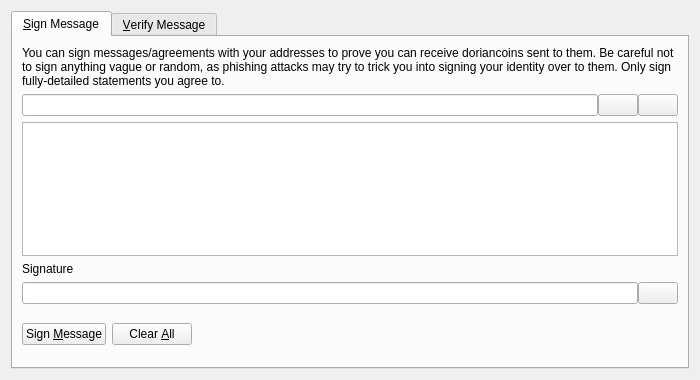
<?xml version="1.0" encoding="UTF-8"?>
<ui version="4.0">
 <class>SignVerifyMessageDialog</class>
 <widget class="QDialog" name="SignVerifyMessageDialog">
  <property name="geometry">
   <rect>
    <x>0</x>
    <y>0</y>
    <width>700</width>
    <height>380</height>
   </rect>
  </property>
  <property name="windowTitle">
   <string>Signatures - Sign / Verify a Message</string>
  </property>
  <property name="modal">
   <bool>true</bool>
  </property>
  <layout class="QVBoxLayout" name="verticalLayout">
   <item>
    <widget class="QTabWidget" name="tabWidget">
     <property name="currentIndex">
      <number>0</number>
     </property>
     <widget class="QWidget" name="tabSignMessage">
      <attribute name="title">
       <string>&amp;Sign Message</string>
      </attribute>
      <layout class="QVBoxLayout" name="verticalLayout_SM">
       <item>
        <widget class="QLabel" name="infoLabel_SM">
         <property name="text">
          <string>You can sign messages/agreements with your addresses to prove you can receive doriancoins sent to them. Be careful not to sign anything vague or random, as phishing attacks may try to trick you into signing your identity over to them. Only sign fully-detailed statements you agree to.</string>
         </property>
         <property name="textFormat">
          <enum>Qt::PlainText</enum>
         </property>
         <property name="wordWrap">
          <bool>true</bool>
         </property>
        </widget>
       </item>
       <item>
        <layout class="QHBoxLayout" name="horizontalLayout_1_SM">
         <property name="spacing">
          <number>0</number>
         </property>
         <item>
          <widget class="QValidatedLineEdit" name="addressIn_SM">
           <property name="toolTip">
            <string>The Doriancoin address to sign the message with</string>
           </property>
          </widget>
         </item>
         <item>
          <widget class="QPushButton" name="addressBookButton_SM">
           <property name="toolTip">
            <string>Choose previously used address</string>
           </property>
           <property name="text">
            <string/>
           </property>
           <property name="icon">
            <iconset resource="../bitcoin.qrc">
             <normaloff>:/icons/address-book</normaloff>:/icons/address-book</iconset>
           </property>
           <property name="shortcut">
            <string>Alt+A</string>
           </property>
           <property name="autoDefault">
            <bool>false</bool>
           </property>
          </widget>
         </item>
         <item>
          <widget class="QPushButton" name="pasteButton_SM">
           <property name="toolTip">
            <string>Paste address from clipboard</string>
           </property>
           <property name="text">
            <string/>
           </property>
           <property name="icon">
            <iconset resource="../bitcoin.qrc">
             <normaloff>:/icons/editpaste</normaloff>:/icons/editpaste</iconset>
           </property>
           <property name="shortcut">
            <string>Alt+P</string>
           </property>
           <property name="autoDefault">
            <bool>false</bool>
           </property>
          </widget>
         </item>
        </layout>
       </item>
       <item>
        <widget class="QPlainTextEdit" name="messageIn_SM">
         <property name="toolTip">
          <string>Enter the message you want to sign here</string>
         </property>
        </widget>
       </item>
       <item>
        <widget class="QLabel" name="signatureLabel_SM">
         <property name="text">
          <string>Signature</string>
         </property>
         <property name="textFormat">
          <enum>Qt::PlainText</enum>
         </property>
        </widget>
       </item>
       <item>
        <layout class="QHBoxLayout" name="horizontalLayout_2_SM">
         <property name="spacing">
          <number>0</number>
         </property>
         <item>
          <widget class="QLineEdit" name="signatureOut_SM">
           <property name="font">
            <font>
             <italic>true</italic>
            </font>
           </property>
           <property name="readOnly">
            <bool>true</bool>
           </property>
          </widget>
         </item>
         <item>
          <widget class="QPushButton" name="copySignatureButton_SM">
           <property name="toolTip">
            <string>Copy the current signature to the system clipboard</string>
           </property>
           <property name="text">
            <string/>
           </property>
           <property name="icon">
            <iconset resource="../bitcoin.qrc">
             <normaloff>:/icons/editcopy</normaloff>:/icons/editcopy</iconset>
           </property>
           <property name="autoDefault">
            <bool>false</bool>
           </property>
          </widget>
         </item>
        </layout>
       </item>
       <item>
        <layout class="QHBoxLayout" name="horizontalLayout_3_SM">
         <item>
          <widget class="QPushButton" name="signMessageButton_SM">
           <property name="toolTip">
            <string>Sign the message to prove you own this Doriancoin address</string>
           </property>
           <property name="text">
            <string>Sign &amp;Message</string>
           </property>
           <property name="icon">
            <iconset resource="../bitcoin.qrc">
             <normaloff>:/icons/edit</normaloff>:/icons/edit</iconset>
           </property>
           <property name="autoDefault">
            <bool>false</bool>
           </property>
          </widget>
         </item>
         <item>
          <widget class="QPushButton" name="clearButton_SM">
           <property name="toolTip">
            <string>Reset all sign message fields</string>
           </property>
           <property name="text">
            <string>Clear &amp;All</string>
           </property>
           <property name="icon">
            <iconset resource="../bitcoin.qrc">
             <normaloff>:/icons/remove</normaloff>:/icons/remove</iconset>
           </property>
           <property name="autoDefault">
            <bool>false</bool>
           </property>
          </widget>
         </item>
         <item>
          <spacer name="horizontalSpacer_1_SM">
           <property name="orientation">
            <enum>Qt::Horizontal</enum>
           </property>
           <property name="sizeHint" stdset="0">
            <size>
             <width>40</width>
             <height>48</height>
            </size>
           </property>
          </spacer>
         </item>
         <item>
          <widget class="QLabel" name="statusLabel_SM">
           <property name="font">
            <font>
             <weight>75</weight>
             <bold>true</bold>
            </font>
           </property>
           <property name="text">
            <string/>
           </property>
           <property name="wordWrap">
            <bool>true</bool>
           </property>
          </widget>
         </item>
         <item>
          <spacer name="horizontalSpacer_2_SM">
           <property name="orientation">
            <enum>Qt::Horizontal</enum>
           </property>
           <property name="sizeHint" stdset="0">
            <size>
             <width>40</width>
             <height>48</height>
            </size>
           </property>
          </spacer>
         </item>
        </layout>
       </item>
      </layout>
     </widget>
     <widget class="QWidget" name="tabVerifyMessage">
      <attribute name="title">
       <string>&amp;Verify Message</string>
      </attribute>
      <layout class="QVBoxLayout" name="verticalLayout_VM">
       <item>
        <widget class="QLabel" name="infoLabel_VM">
         <property name="text">
          <string>Enter the receiver's address, message (ensure you copy line breaks, spaces, tabs, etc. exactly) and signature below to verify the message. Be careful not to read more into the signature than what is in the signed message itself, to avoid being tricked by a man-in-the-middle attack. Note that this only proves the signing party receives with the address, it cannot prove sendership of any transaction!</string>
         </property>
         <property name="textFormat">
          <enum>Qt::PlainText</enum>
         </property>
         <property name="alignment">
          <set>Qt::AlignLeading|Qt::AlignLeft|Qt::AlignTop</set>
         </property>
         <property name="wordWrap">
          <bool>true</bool>
         </property>
        </widget>
       </item>
       <item>
        <layout class="QHBoxLayout" name="horizontalLayout_1_VM">
         <property name="spacing">
          <number>0</number>
         </property>
         <item>
          <widget class="QValidatedLineEdit" name="addressIn_VM">
           <property name="toolTip">
            <string>The Doriancoin address the message was signed with</string>
           </property>
          </widget>
         </item>
         <item>
          <widget class="QPushButton" name="addressBookButton_VM">
           <property name="toolTip">
            <string>Choose previously used address</string>
           </property>
           <property name="text">
            <string/>
           </property>
           <property name="icon">
            <iconset resource="../bitcoin.qrc">
             <normaloff>:/icons/address-book</normaloff>:/icons/address-book</iconset>
           </property>
           <property name="shortcut">
            <string>Alt+A</string>
           </property>
           <property name="autoDefault">
            <bool>false</bool>
           </property>
          </widget>
         </item>
        </layout>
       </item>
       <item>
        <widget class="QPlainTextEdit" name="messageIn_VM"/>
       </item>
       <item>
        <widget class="QValidatedLineEdit" name="signatureIn_VM"/>
       </item>
       <item>
        <layout class="QHBoxLayout" name="horizontalLayout_2_VM">
         <item>
          <widget class="QPushButton" name="verifyMessageButton_VM">
           <property name="toolTip">
            <string>Verify the message to ensure it was signed with the specified Doriancoin address</string>
           </property>
           <property name="text">
            <string>Verify &amp;Message</string>
           </property>
           <property name="icon">
            <iconset resource="../bitcoin.qrc">
             <normaloff>:/icons/transaction_0</normaloff>:/icons/transaction_0</iconset>
           </property>
           <property name="autoDefault">
            <bool>false</bool>
           </property>
          </widget>
         </item>
         <item>
          <widget class="QPushButton" name="clearButton_VM">
           <property name="toolTip">
            <string>Reset all verify message fields</string>
           </property>
           <property name="text">
            <string>Clear &amp;All</string>
           </property>
           <property name="icon">
            <iconset resource="../bitcoin.qrc">
             <normaloff>:/icons/remove</normaloff>:/icons/remove</iconset>
           </property>
           <property name="autoDefault">
            <bool>false</bool>
           </property>
          </widget>
         </item>
         <item>
          <spacer name="horizontalSpacer_1_VM">
           <property name="orientation">
            <enum>Qt::Horizontal</enum>
           </property>
           <property name="sizeHint" stdset="0">
            <size>
             <width>40</width>
             <height>48</height>
            </size>
           </property>
          </spacer>
         </item>
         <item>
          <widget class="QLabel" name="statusLabel_VM">
           <property name="font">
            <font>
             <weight>75</weight>
             <bold>true</bold>
            </font>
           </property>
           <property name="text">
            <string/>
           </property>
           <property name="wordWrap">
            <bool>true</bool>
           </property>
          </widget>
         </item>
         <item>
          <spacer name="horizontalSpacer_2_VM">
           <property name="orientation">
            <enum>Qt::Horizontal</enum>
           </property>
           <property name="sizeHint" stdset="0">
            <size>
             <width>40</width>
             <height>48</height>
            </size>
           </property>
          </spacer>
         </item>
        </layout>
       </item>
      </layout>
     </widget>
    </widget>
   </item>
  </layout>
 </widget>
 <customwidgets>
  <customwidget>
   <class>QValidatedLineEdit</class>
   <extends>QLineEdit</extends>
   <header>qt/qvalidatedlineedit.h</header>
  </customwidget>
 </customwidgets>
 <resources>
  <include location="../bitcoin.qrc"/>
 </resources>
 <connections/>
</ui>
